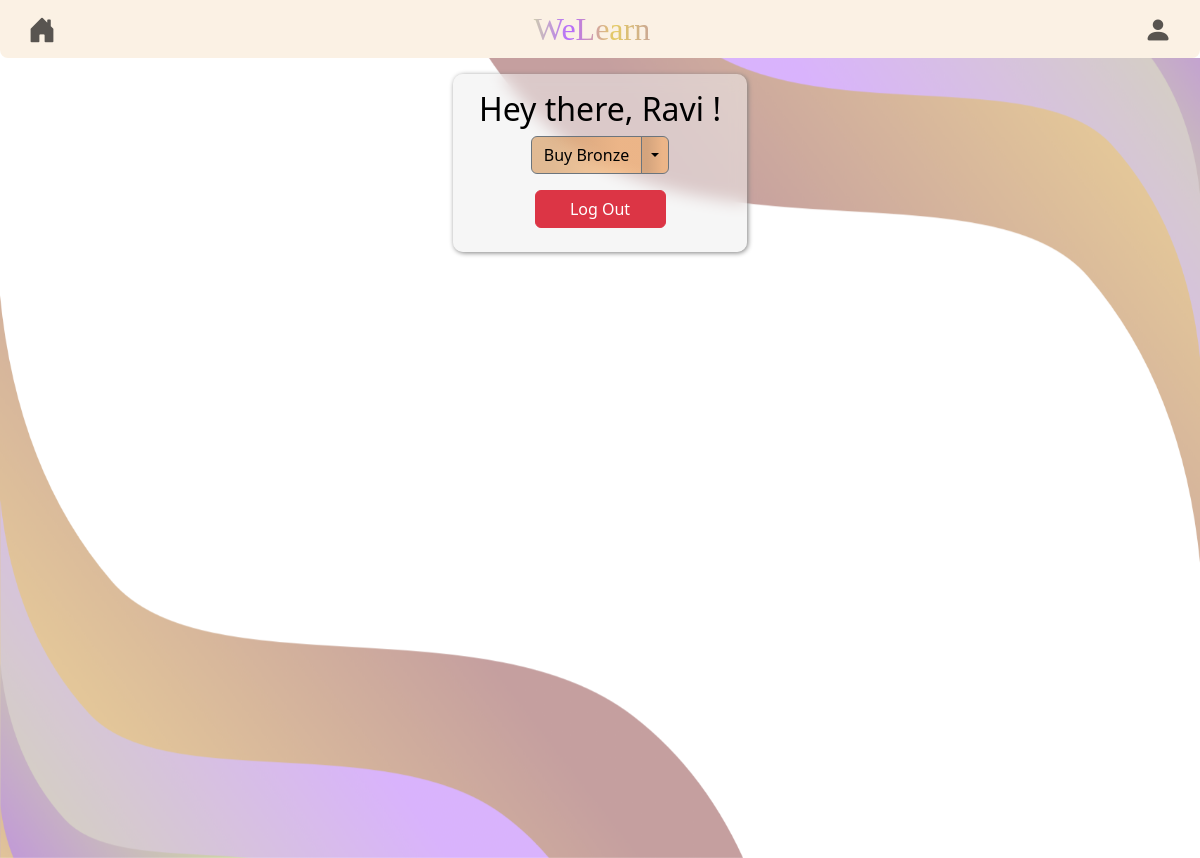
The app's page /profile/ (signed in), older data.
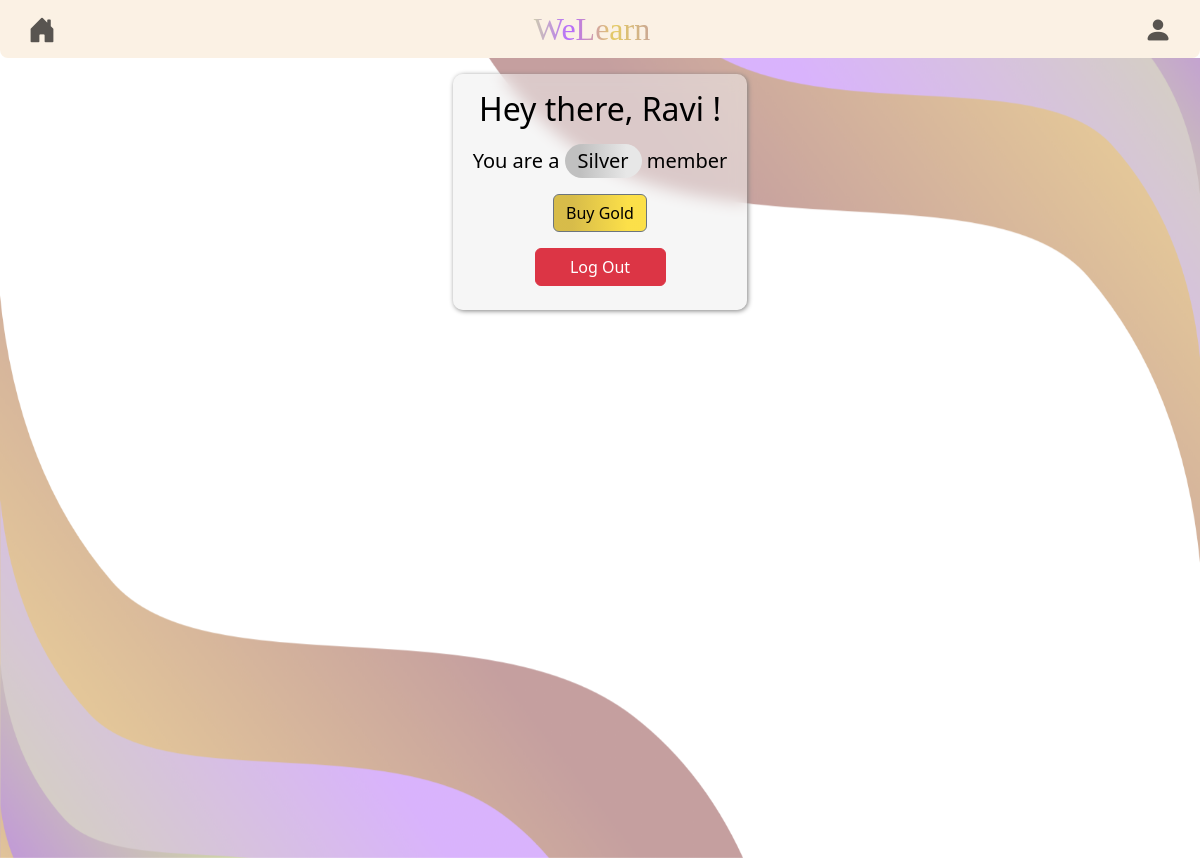
The same page, newer data.
### welearn/models.py (models this page shows)
class WeUser(User):
    is_tutor = models.BooleanField(default=False)
    tier = models.ForeignKey('Tier',null=True, blank=True, on_delete=models.DO_NOTHING)
    class Meta:
        verbose_name = "WeLearn User"
        verbose_name_plural = "WeLearn Users"

class Tier(models.Model):
    label = models.CharField(max_length=10)
    price = models.IntegerField(default=50)
    def __str__(self):
        return self.label

### welearn/views.py (the view)
# urls.py: path('profile/', views.profile, name='profile'),
@login_required
def profile(request):
    try:
        we_user = WeUser.objects.get(id=request.user.id)
        student_count = Course.objects.filter(tutor=we_user).aggregate(student_count=Count('registered_users'))['student_count']
    except WeUser.DoesNotExist:
        return False
    print(we_user)
    return render(request, 'profile.html', {'student_count': student_count})

### welearn/templates/profile.html (shortened to what this page needs)
{% extends 'base.html' %}
{% block body_block %}
    <div class="container-fluid pt-3">
        <div class="blur-container w-25 mx-auto">
            <div class="blur-background p-3 text-center">
                <h2>Hey there, {{ request.we_user.first_name }} !</h2>
                {% if request.we_user.tier %}
                    <div class="row mt-3">
                        <div class="col-sm fs-5">
                            You are a <span class="text-capitalize fs-5 fw-light badge rounded-pill bg-tier-{{ request.we_user.tier }}" data-bs-toggle="tooltip" data-bs-placement="right" data-bs-title="Requires {{ request.we_user.tier }} Tier">
                                {{ request.we_user.tier }}
                            </span> member
                        </div>
                    </div>
                        {% if request.we_user.tier and request.we_user.tier.label != 'gold' %}
                            <div>
                            {% if request.we_user.tier.label == 'silver' %}
                                <div class="col-sm mt-3">
                                    <a type="button" class="btn btn-secondary btn-tier-gold" href="/billing/?tier=gold">
                                        Buy Gold
                                    </a>
                                </div>
                            {% endif %}
                        {% endif %}
                    </div>
                {% elif request.we_user.is_tutor %}
                    {% if request.we_user.courses.all %}
                        As a Tutor you have created {{ request.we_user.courses.count }} courses with {{ student_count }} students
                    {% endif %}
                {% else %}
                    <div class="col-sm">
                        <div class="btn-group">
                            <a type="button" class="btn btn-secondary btn-tier-bronze" href="/billing/?tier=bronze">
                                Buy Bronze
                            </a>
                            <button type="button" class="btn btn-secondary btn-tier-bronze dropdown-toggle dropdown-toggle-split" data-bs-toggle="dropdown" aria-expanded="false">
                            </button>
                        </div>
                    </div>
                {% endif %}
                <div class="d-grid col-6 mx-auto mb-2 mt-3">
                    <a class="btn btn-danger" href="/logout" role="button">Log Out</a>
                </div>
            </div>
        </div>
    </div>
{% endblock %}

Row changes from the older to the newer data that the page shows:
now on this page (row edited): WeUser: we_user.tier "Silver"
changed WeUser: tier_id empty → 2 (drawn)
Text that changed along with them:
text no longer shown: "Buy Bronze"
text now shown: "You are a member Buy Gold"
